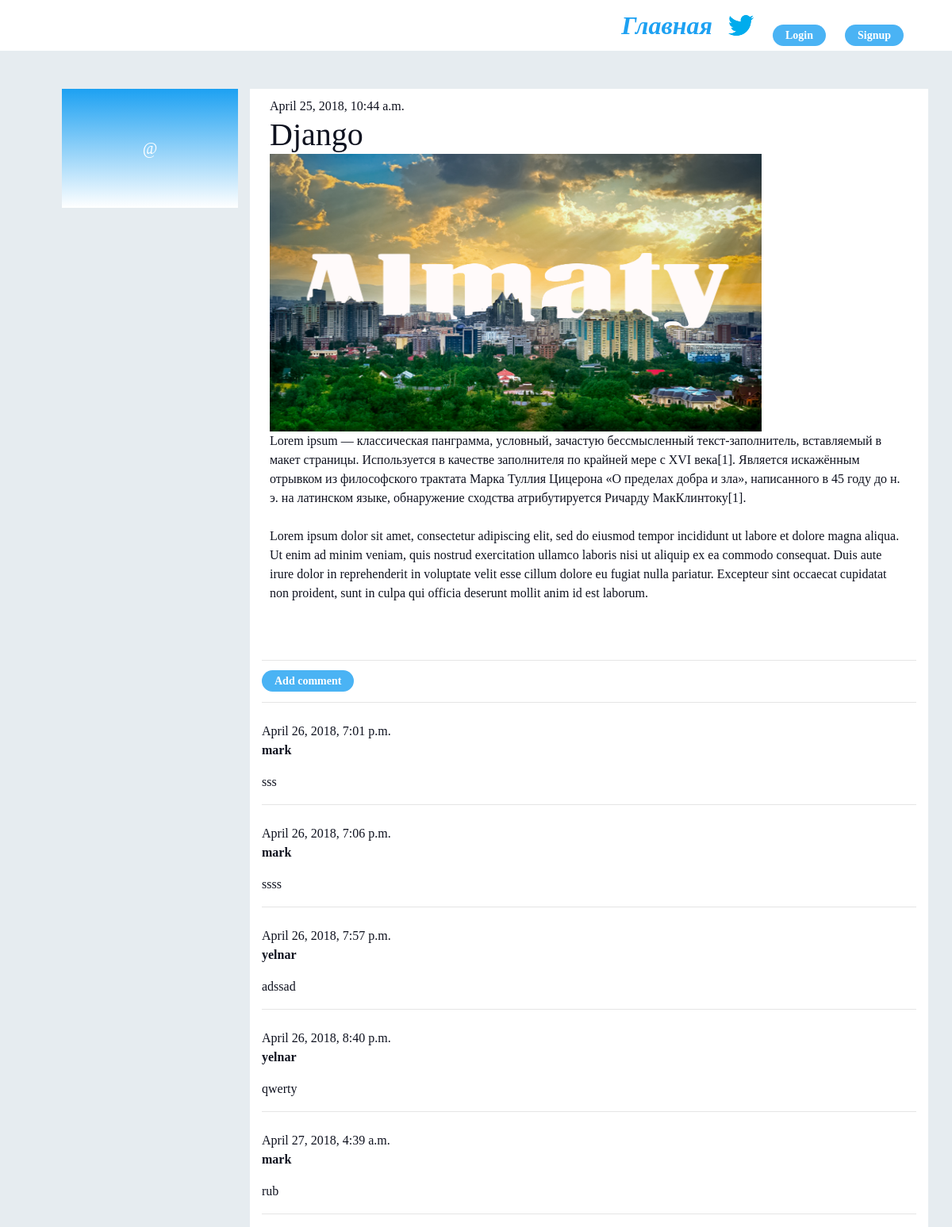
Screenshot of /post/7/ with the database file from the repository.
### blog/models.py (models this page shows, shortened)
class Post(models.Model):
    author = models.ForeignKey('auth.User', on_delete=models.CASCADE)
    title = models.CharField(max_length=200)
    text = models.TextField()
    thumb = models.ImageField(default='default.png', blank=True)
    created_date = models.DateTimeField(default=timezone.now)
    published_date = models.DateTimeField(blank=True, null=True)

class Comment(models.Model):
    post = models.ForeignKey('blog.Post', related_name='comments', on_delete=models.CASCADE)
    author = models.ForeignKey('auth.User', on_delete=models.CASCADE)
    text = models.TextField()
    created_date = models.DateTimeField(default=timezone.now)
    approved_comment = models.BooleanField(default=False)

### blog/views.py (the view)
# urls.py: url(r'^post/(?P<pk>\d+)/$', views.post_detail, name='post_detail'),
def post_detail(request, pk):
    post = get_object_or_404(Post, pk=pk)
    return render(request, 'blog/post_detail.html', {'post': post})

### blog/templates/blog/post_detail.html (shortened to what this page needs)
{% extends 'blog/base.html' %}
{% block content %}
    <div class="article">
         {% if post.published_date %}
            <div class="date">
                {{ post.published_date }}
            </div>
        {% else %}
            <a class="btn btn-default" href="{% url 'post_publish' pk=post.pk %}">Publish</a>
        {% endif %}
         <h1>{{ post.title }}</h1>
        <img height="350" width="620" src="{{ post.thumb.url }}" />
        <p>{{ post.text|linebreaksbr }}</p>
    </div>
    <hr>
    <a class="highlight mb-3" href="{% url 'add_comment_to_post' pk=post.pk %}">Add comment</a>
    <hr>
        {% for comment in post.comments.all %}
            {% if user.is_authenticated or comment.approved_comment %}
            <div class="comments mt-4">
                <div class="date d-flex justify-content-between">
                    {{ comment.created_date }}
                </div>
                <strong>{{ comment.author }}</strong>
                <p>{{ comment.text|linebreaks }}</p>
                <hr>
            </div>
            {% endif %}
        {% empty %}
            <p class="comments mt-3">No comments here yet :(</p>
        {% endfor %}
{% endblock %}

### blog/templates/blog/base.html (shortened to what this page needs)
{% load static from staticfiles %}
<html>
    <head>
      <link rel="stylesheet" href="https://maxcdn.bootstrapcdn.com/bootstrap/4.0.0/css/bootstrap.min.css">
        <link rel="stylesheet" href="{% static 'styles.css' %}">
    </head>
    <body>
    <header class="">
        <div class="container">
            <nav class="navbar navbar-expand-lg navbar-light d-flex justify-content-between">
            <a class="navbar-brand" href="{% url 'post_list' %}"> <h2><span class="glyphicon glyphicon-home"/> <i>Главная</i> </h2></a>
                 <h1><a href="{% url 'post_list' %}"><img src="{% static 'twitter.png' %}" height="40" width="" alt="djangonautic" /></a></h1>
            <div class="pt-4">
                 {% if user.is_authenticated %}
                <a href="{% url 'post_new' %}" class="highlight"><span class="glyphicon glyphicon-edit"/> Tweet</a>
                 <a href="{% url 'post_draft_list' %}" class="highlight">Draft</a>
                <li>
                        <form class="" action="{% url 'accounts:logout' %}" method="post">
                            {% csrf_token %}
                            <button class="highlight" type="submit">Logout</button>
                        </form>
                    </li>
                    <li>
                {% else %}
                    <li><a class="highlight" href="{% url 'accounts:login' %}">Login</a></li>
                    <li><a class="highlight" href="{% url 'accounts:signup' %}">Signup</a></li>
                    {% endif %}
            </div>
            </nav>
        </div>
    </header>
        <div class="content container mt-5">
            <div class="row">
                <div class="col-md-3 pl-5">
                <div class="about d-flex justify-content-center align-items-center flex-column">
                        @{{user.username }}
                    </div>
                </div>
                <div class="col-md-9 twit">
                    {% block content %}
                    {% endblock %}
                </div>
            </div>
        </div>
    </body>
</html>

### assets/styles.css (style rules this page uses)
body { background-color: #e6ecf0 !important; color: #fff; }
body * { font-family: Ubuntu; }
h1, h2, h3, h4, h5 { font-weight: normal; margin: 0; }
a, a:hover, a:visited { color: #fff; text-decoration: none; }
nav { justify-self: end; }
nav li { display: inline-block; list-style-type: none; margin-left: 20px; }
.article { padding: 10px; position: relative; padding-bottom: 40px; color: #0f121f; }
.comments { color: #0f121f; }
.highlight { color: #ffffff; background-color: #4AB3F4; border-color: transparent; border-radius: 100px; box-shadow: none; cursor: pointer; font-size: 14px; font-weight: bold; line-height: 20px; padding: 6px 16px; position: relative; text-align: center; white-space: nowrap; }
header { margin: 0; padding: 0; background: white; }
.navbar { background: white; height: 4rem; }
.navbar-brand { color: #1da1f2 !important; }
.navbar-brand h2 { font-weight: bold !important; }
.about { background: linear-gradient(#1da1f2, #ffffff); height: 150px; font-size: 20px; font-style: italic; color: white; }
.twit { background-color: #fff; }

### rows the page displays
Post: published_date "April 25, 2018, 10:44 a.m.", title "Django", thumb (picture), text "Lorem ipsum — классическая панграмма, условный, зачастую бессмысленный текст-заполнитель, вставляемый в макет страницы. Используется в качестве заполнителя по крайней мере с XVI века[1]. Является искажённым отрывком из философского трактата Марка Туллия Цицерона «О пределах добра и зла», написанного в 45 году до н. э. на латинском языке, обнаружение сходства атрибутируется Ричарду МакКлинтоку[1]. Lorem ipsum dolor sit amet, consectetur adipiscing elit, sed do eiusmod tempor incididunt ut labore et dolore magna aliqua. Ut enim ad minim veniam, quis nostrud exercitation ullamco laboris nisi ut aliquip ex ea commodo consequat. Duis aute irure dolor in reprehenderit in voluptate velit esse…"
Comment: created_date "April 26, 2018, 7:01 p.m.", author "mark", text "sss"
Comment: created_date "April 26, 2018, 7:06 p.m.", author "mark", text "ssss"
Comment: created_date "April 26, 2018, 7:57 p.m.", author "yelnar", text "adssad"
Comment: created_date "April 26, 2018, 8:40 p.m.", author "yelnar", text "qwerty"
Comment: created_date "April 27, 2018, 4:39 a.m.", author "mark", text "rub"
